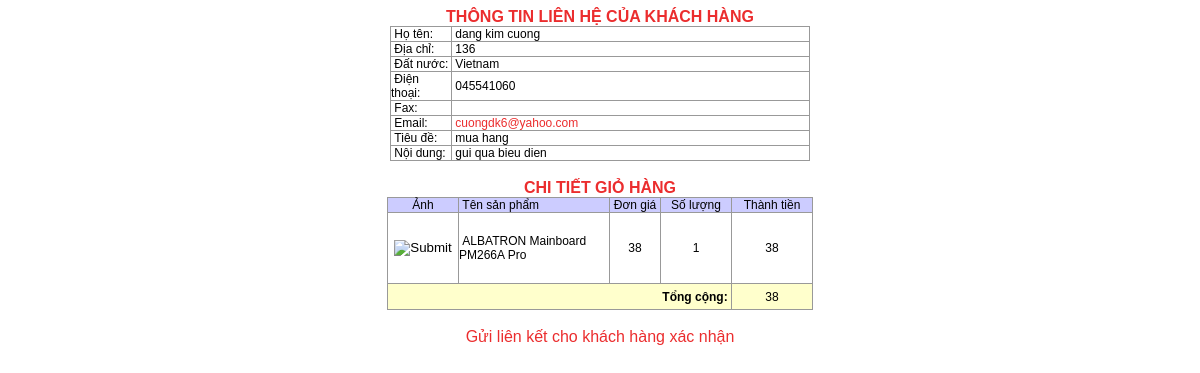
The page /vanphuc/treeadmin/quantrikhachang/viewinfo.php?sess=093f65e080a295f8076b1c5722a46aa2&test=admin on the database its author committed.
### tables this page shows
CREATE TABLE thongtinkhachhang (
   id int(11) NOT NULL auto_increment,
   sess text,
   hoten text,
   diachi text,
   datnuoc text,
   dienthoai text,
   fax text,
   email text,
   tieude text,
   noidung text,
   capnhat datetime,
   xacthuc int(11),
   danhan int(11),
   PRIMARY KEY (id)
);

CREATE TABLE giohang (
   id int(11) NOT NULL auto_increment,
   sess text,
   id_sanpham int(11),
   soluong int(11),
   gui int(11),
   PRIMARY KEY (id)
);

CREATE TABLE sanpham (
   id_sp int(1) NOT NULL auto_increment,
   id_parent int(11),
   tensp text,
   anhsp text,
   tailieu text,
   lienket text,
   kho int(1),
   baohanh int(11),
   gia double,
   spmoi varchar(5),
   spkhuyenmai varchar(5),
   gioithieu blob,
   noidung longblob,
   capnhat datetime,
   baogia text,
   PRIMARY KEY (id_sp)
);

### vanphuc/treeadmin/quantrikhachang/viewinfo.php (the view, shortened to what this page needs)
<!DOCTYPE HTML PUBLIC "-//W3C//DTD HTML 4.01 Transitional//EN" "http://www.w3.org/TR/html4/loose.dtd">
<html>
<head>
</head>
<body>
<?php
    $sess=$_GET["sess"];
	require_once("../modulesupport/process.php");
    $sql="select * from thongtinkhachhang where sess='$sess'";
	$resultthongtin=mysql_query($sql);
	$rowthongtin=mysql_fetch_array($resultthongtin);
?>
<center><span class="markred">TH&#212;NG TIN LI&#202;N H&#7878; C&#7910;A KH&#193;CH H&#192;NG</span></center>
<table border="0" cellpadding="0" cellspacing="1" bgcolor="#999999" align="center" width="420">
<tr bgcolor="#FFFFFF"><td width="60">&nbsp;H&#7885; t&#234;n:</td><td class="checkLabel">&nbsp;<?php  echo $rowthongtin["hoten"]?></td>
</tr>
<tr bgcolor="#FFFFFF"><td>&nbsp;&#272;&#7883;a ch&#7881;:</td><td class="checkLabel">&nbsp;<?php  echo $rowthongtin["diachi"]?></td>
</tr>
<tr bgcolor="#FFFFFF"><td>&nbsp;&#272;&#7845;t n&#432;&#7899;c:</td><td class="checkLabel">&nbsp;<?php  echo $rowthongtin["datnuoc"]?></td>
</tr>
<tr bgcolor="#FFFFFF"><td>&nbsp;&#272;i&#7879;n tho&#7841;i:</td><td class="checkLabel">&nbsp;<?php  echo $rowthongtin["dienthoai"]?></td>
</tr>
<tr bgcolor="#FFFFFF"><td>&nbsp;Fax:</td><td class="checkLabel">&nbsp;<?php  echo $rowthongtin["fax"]?></td>
</tr>
<tr bgcolor="#FFFFFF"><td>&nbsp;Email:</td><td class="checkLabel">&nbsp;<a href="mailto:<?php  echo $rowthongtin["email"]?>"><?php  echo $rowthongtin["email"]?></a></td>
</tr>
<tr bgcolor="#FFFFFF"><td>&nbsp;Ti&#234;u &#273;&#7873;:</td><td class="checkLabel">&nbsp;<?php  echo $rowthongtin["tieude"]?></td>
</tr>
<tr bgcolor="#FFFFFF"><td>&nbsp;N&#7897;i dung:</td><td class="checkLabel">&nbsp;<?php  echo $rowthongtin["noidung"]?></td>
</tr>
</table>
<br>
<?php
	$sql="select * from giohang where sess='$sess'";
	$idresult=mysql_query($sql);
	if(mysql_num_rows($idresult)!=0){
	?>
	<center class="markred">CHI TI&#7870;T GI&#7886; H&#192;NG</center>
	<table border="0" cellpadding="0" cellspacing="1" bgcolor="#999999" align="center">
	  <tr bgcolor="#CCCCFF" class="header"><td align="center">&#7842;nh</td>
	  <td width="150">&nbsp;T&#234;n s&#7843;n ph&#7849;m</td>
	  <td width="50" align="center">&#272;&#417;n gi&#225;</td>
	  <td width="70" align="center">S&#7889; l&#432;&#7907;ng</td>
	  <td width="80" align="center">Th&#224;nh ti&#7873;n</td>
	  </tr>
	<?php $tong=0;while($row=mysql_fetch_array($idresult)){
	  $sql="select * from sanpham where id_sp=".$row["id_sanpham"];
	  $resultkq=mysql_query($sql);
	  $rowkq=mysql_fetch_array($resultkq);
	  $tong=$tong+intval($rowkq["gia"])*intval($row["soluong"]);
	 ?>
	  <tr bgcolor="#FFFFFF"><td height="70" width="70" align="center"><?php fitimage("../news_images/images/".$rowkq["anhsp"],60);?></td>
	  <td>&nbsp;<?php echo $rowkq["tensp"];?></td>
	  <td align="center"><?php echo $rowkq["gia"];?></td>
	  <td align="center"><?php echo $row["soluong"];?></td>
	  <td align="center"><?php echo intval($rowkq["gia"])*intval($row["soluong"]);?></td>
	  </tr>
	<?php }?>
	  <tr bgcolor="#FFFFCC"><td colspan="4" align="right"><b>T&#7893;ng c&#7897;ng:</b>&nbsp;</td>
	  <td align="center" height="25"><?php echo $tong;?></td></tr>
</table>
	<?php }?><br>
<?php
  if(isset($_GET["test"]))
  {
    $test=$_GET["test"];
    if($test=="admin"){?>
	<center><a href="sendlink.php?sess=<?php echo $sess;?>">G&#7917;i li&#234;n k&#7871;t cho kh&#225;ch h&#224;ng x&#225;c nh&#7853;n</a></center>
	<?php
	  }
  }else{?>
	<center><a href="xacthuc.php?sess=<?php echo $sess;?>" onMouseOver="MM_displayStatusMsg('X&#225;c nh&#7853;n th&#244;ng tin!!!');return document.MM_returnValue">X&#225;c nh&#7853;n th&#244;ng tin</a>
	</center>
  <?php }?>
</body>
</html>

### vanphuc/treeadmin/modulesupport/process.php (shortened to what this page needs)
<?php
function fitimage($image,$fit)
{
  $size = @getimagesize($image);
  $w=$size[0];$h=$size[1];
  echo "<input type='image' src='$image' height='$h' width='$w' border='0' onClick='viewImage(this)'>";
}
?>

### vanphuc/css/style.css (style rules this page uses)
body { scrollbar-face-color: #DEE3E7; scrollbar-highlight-color: #FFFFFF; scrollbar-shadow-color: #DEE3E7; scrollbar-3dlight-color: #D1D7DC; scrollbar-arrow-color: #006699; scrollbar-track-color: #EFEFEF; scrollbar-darkshadow-color: #98AAB1; }
a, a:link, a:visited, a:active { color: #EB2D2E; text-decoration: none }
td { font-family: Verdana, Arial, Helvetica, sans-serif; font-size: 9pt; }
.markred { font-family: Verdana, Arial, Helvetica, sans-serif; color: #EB2D2E; font-weight: 700; }

### vanphuc/css/frontend.css (style rules this page uses)
body { background-color:#FFFFFF; font-family: Verdana, Arial, Helvetica, sans-serif; }

### rows shown on the page
thongtinkhachhang: hoten "dang kim cuong", diachi "136", datnuoc "Vietnam", dienthoai "045541060", email "cuongdk6@yahoo.com", tieude "mua hang", noidung "gui qua bieu dien"
giohang: id_sanpham.tensp "ALBATRON Mainboard PM266A Pro", id_sanpham.gia "38", soluong "1", intval($rowkq['gia'])*intval($row['soluong']) "38"

### other values the page prints
$tong "38"
